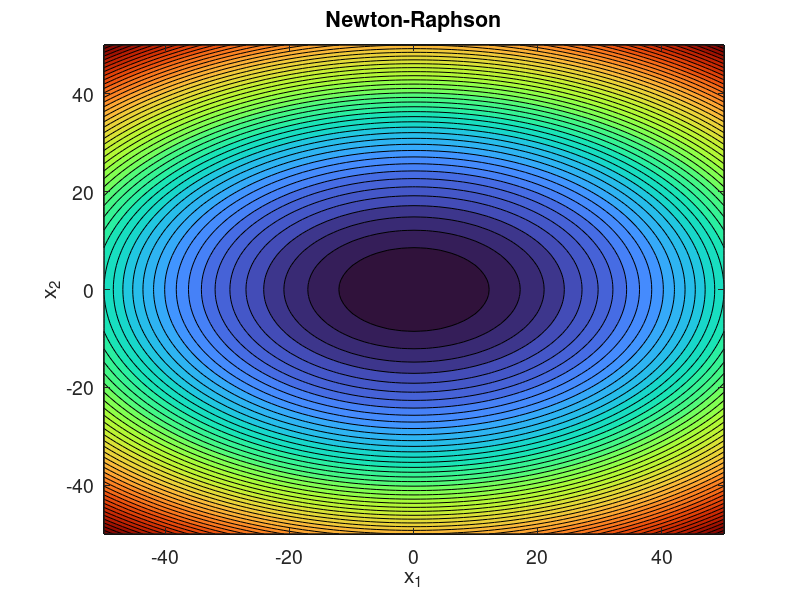

This chart was generated by the following MATLAB code: (Note: this script raises an error after producing the figure.)
% BF2_Optimization_English.m — Bohachevsky 2 Function Optimization
% Using 5 algorithms with 3 fixed initial points. Formatted output included.

clear all; close all; clc;

%% 1. Function and Grid Definition
f  = @func_tgt;         % Objective function
grad = @gradfunc_tgt;   % Gradient
hess = @hessianfunc_tgt;% Hessian

X1 = -50:1:50;
X2 = -50:1:50;
[x1_grid,x2_grid] = meshgrid(X1,X2);
F = x1_grid.^2 + 2*x2_grid.^2 - 0.3*cos(3*pi*x1_grid).*cos(4*pi*x2_grid) + 0.3;

%% 2. Parameters and Initial Points
epsilon    = 1e-4;
max_iter   = 100;
initial_points = [10 -10; -20 15; 5 -5]'; % Fixed 3 initial points
colors     = ['r','g','b'];  % Colors for plotting
ms0 = 8; ms1 = 6;

algoNames    = {'Newton-Raphson','Hestenes-Stiefel', ...
                'Polak-Ribiere','Fletcher-Reeves','Steepest Descent'};
iterCounts   = zeros(5,3);
elapsedTimes = zeros(5,3);

%% 3. Algorithm Loop
for algoIdx = 1:5
    figure('Name',algoNames{algoIdx});
    contourf(x1_grid,x2_grid,F,50); colormap turbo; hold on;
    title(algoNames{algoIdx}); xlabel('x_1'); ylabel('x_2');
    axis([-50 50 -50 50]); set(gca,'FontSize',14);
    
    for i = 1:3
        x = initial_points(:,i);
        f_old = f(x);
        plot(x(1),x(2),'s', 'MarkerEdgeColor',colors(i), ...
             'MarkerFaceColor',colors(i), 'MarkerSize',ms0);
        fprintf('\n%s Algorithm — Initial Point %d\n', algoNames{algoIdx}, i);
        fprintf('k=%d, x1==%.6f , x2==%.6f , f(x)==%.6f , abs.error=0\n', ...
                0, x(1), x(2), f_old);
        k = 1; tic;
        
        switch algoIdx
            case 1  % Newton-Raphson
                while true
                    gk = grad(x);
                    Hk = hess(x);
                    delta = -Hk\gk;
                    x_new = x + delta;
                    f_new = f(x_new);
                    abs_err = abs(f_new - f_old);
                    fprintf('k=%d, x1==%.6f , x2==%.6f , f(x)==%.6f , abs.error=%.6f\n', ...
                            k, x_new(1), x_new(2), f_new, abs_err);
                    plot(x_new(1),x_new(2),'*','Color',colors(i),'MarkerSize',ms1);
                    if norm(grad(x_new)) <= epsilon && abs_err <= epsilon || k >= max_iter
                        elapsed = toc;
                        iterCounts(algoIdx,i) = k;
                        elapsedTimes(algoIdx,i) = elapsed;
                        fprintf('Elapsed time: %.4f seconds — Iterations: %d\n', elapsed, k);
                        break;
                    end
                    x = x_new;
                    f_old = f_new;
                    k = k + 1;
                end

            case {2,3,4,5} % CG variants
                gk = grad(x);
                d = -gk;
                while true
                    x_new = x + 0.03 * d;
                    f_new = f(x_new);
                    g_new = grad(x_new);
                    abs_err = abs(f_new - f_old);
                    fprintf('k=%d, x1==%.6f , x2==%.6f , f(x)==%.6f , abs.error=%.6f\n', ...
                            k, x_new(1), x_new(2), f_new, abs_err);
                    plot(x_new(1),x_new(2),'*','Color',colors(i),'MarkerSize',ms1);
                    
                    if norm(g_new) <= epsilon && abs_err <= epsilon || k >= max_iter
                        elapsed = toc;
                        iterCounts(algoIdx,i) = k;
                        elapsedTimes(algoIdx,i) = elapsed;
                        fprintf('Elapsed time: %.4f seconds — Iterations: %d\n', elapsed, k);
                        break;
                    end

                    % Beta update
                    if algoIdx == 2  % Hestenes-Stiefel
                        y = g_new - gk;
                        beta = (g_new'*y)/(d'*y);
                    elseif algoIdx == 3  % Polak-Ribiere
                        beta = (g_new'*(g_new - gk))/(gk'*gk);
                    elseif algoIdx == 4  % Fletcher-Reeves
                        beta = (g_new'*g_new)/(gk'*gk);
                    elseif algoIdx == 5  % Steepest Descent
                        beta = 0;
                    end

                    d = -g_new + beta * d;
                    x = x_new;
                    gk = g_new;
                    f_old = f_new;
                    k = k + 1;
                end
        end
    end
end

%% 4. Summary Table
Algorithm   = {};
StartPoint  = [];
Iterations  = [];
TimeSeconds = [];
idx = 1;
for j = 1:5
    for i = 1:3
        Algorithm{idx,1}   = algoNames{j};
        StartPoint(idx,1)  = i;
        Iterations(idx,1)  = iterCounts(j,i);
        TimeSeconds(idx,1) = elapsedTimes(j,i);
        idx = idx + 1;
    end
end
Results = table(Algorithm,StartPoint,Iterations,TimeSeconds);
disp(Results);
